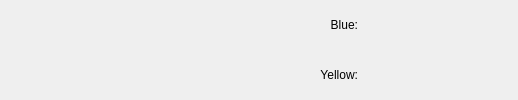
       <widget class="QWidget" name="refShortcuts" native="true">
        <layout class="QHBoxLayout" name="horizontalLayout_3">
         <property name="spacing">
          <number>0</number>
         </property>
         <property name="leftMargin">
          <number>0</number>
         </property>
         <property name="topMargin">
          <number>0</number>
         </property>
         <property name="rightMargin">
          <number>0</number>
         </property>
         <property name="bottomMargin">
          <number>0</number>
         </property>
         <item>
          <spacer name="horizontalSpacer_15">
           <property name="orientation">
            <enum>Qt::Horizontal</enum>
           </property>
           <property name="sizeHint" stdset="0">
            <size>
             <width>40</width>
             <height>20</height>
            </size>
           </property>
          </spacer>
         </item>
         <item>
          <widget class="QPushButton" name="fastHalt">
           <property name="maximumSize">
            <size>
             <width>30</width>
             <height>30</height>
            </size>
           </property>
           <property name="toolTip">
            <string>Halt</string>
           </property>
           <property name="icon">
            <iconset resource="main_icons.qrc">
             <normaloff>:/icons/halt.svg</normaloff>:/icons/halt.svg</iconset>
           </property>
           <property name="iconSize">
            <size>
             <width>24</width>
             <height>24</height>
            </size>
           </property>
           <property name="shortcut">
            <string>H</string>
           </property>
           <property name="flat">
            <bool>true</bool>
           </property>
          </widget>
         </item>
         <item>
          <spacer name="horizontalSpacer_10">
           <property name="orientation">
            <enum>Qt::Horizontal</enum>
           </property>
           <property name="sizeHint" stdset="0">
            <size>
             <width>40</width>
             <height>20</height>
            </size>
           </property>
          </spacer>
         </item>
         <item>
          <widget class="QPushButton" name="fastStop">
           <property name="maximumSize">
            <size>
             <width>30</width>
             <height>30</height>
            </size>
           </property>
           <property name="toolTip">
            <string>Stop</string>
           </property>
           <property name="icon">
            <iconset resource="main_icons.qrc">
             <normaloff>:/icons/stop.svg</normaloff>:/icons/stop.svg</iconset>
           </property>
           <property name="iconSize">
            <size>
             <width>24</width>
             <height>24</height>
            </size>
           </property>
           <property name="shortcut">
            <string>S</string>
           </property>
           <property name="flat">
            <bool>true</bool>
           </property>
          </widget>
         </item>
         <item>
          <spacer name="horizontalSpacer_11">
           <property name="orientation">
            <enum>Qt::Horizontal</enum>
           </property>
           <property name="sizeHint" stdset="0">
            <size>
             <width>40</width>
             <height>20</height>
            </size>
           </property>
          </spacer>
         </item>
         <item>
          <widget class="QPushButton" name="fastReady">
           <property name="maximumSize">
            <size>
             <width>30</width>
             <height>30</height>
            </size>
           </property>
           <property name="toolTip">
            <string>Ready</string>
           </property>
           <property name="icon">
            <iconset resource="main_icons.qrc">
             <normaloff>:/icons/ready.svg</normaloff>:/icons/ready.svg</iconset>
           </property>
           <property name="iconSize">
            <size>
             <width>24</width>
             <height>24</height>
            </size>
           </property>
           <property name="flat">
            <bool>true</bool>
           </property>
          </widget>
         </item>
         <item>
          <spacer name="horizontalSpacer_12">
           <property name="orientation">
            <enum>Qt::Horizontal</enum>
           </property>
           <property name="sizeHint" stdset="0">
            <size>
             <width>40</width>
             <height>20</height>
            </size>
           </property>
          </spacer>
         </item>
         <item>
          <widget class="QPushButton" name="fastForceStart">
           <property name="maximumSize">
            <size>
             <width>30</width>
             <height>30</height>
            </size>
           </property>
           <property name="toolTip">
            <string>Force Start</string>
           </property>
           <property name="icon">
            <iconset resource="main_icons.qrc">
             <normaloff>:/icons/force_start.svg</normaloff>:/icons/force_start.svg</iconset>
           </property>
           <property name="iconSize">
            <size>
             <width>24</width>
             <height>24</height>
            </size>
           </property>
           <property name="shortcut">
            <string>P</string>
           </property>
           <property name="flat">
            <bool>true</bool>
           </property>
          </widget>
         </item>
         <item>
          <spacer name="horizontalSpacer_19">
           <property name="orientation">
            <enum>Qt::Horizontal</enum>
           </property>
           <property name="sizeHint" stdset="0">
            <size>
             <width>40</width>
             <height>20</height>
            </size>
           </property>
          </spacer>
         </item>
         <item>
          <layout class="QVBoxLayout" name="Color_Labels">
           <item>
            <widget class="QLabel" name="Blue">
             <property name="text">
              <string>Blue:</string>
             </property>
             <property name="alignment">
              <set>Qt::AlignRight|Qt::AlignTrailing|Qt::AlignVCenter</set>
             </property>
            </widget>
           </item>
           <item>
            <widget class="QLabel" name="Yellow">
             <property name="text">
              <string>Yellow:</string>
             </property>
             <property name="alignment">
              <set>Qt::AlignRight|Qt::AlignTrailing|Qt::AlignVCenter</set>
             </property>
            </widget>
           </item>
          </layout>
         </item>
         <item>
          <spacer name="horizontalSpacer_13">
           <property name="orientation">
            <enum>Qt::Horizontal</enum>
           </property>
           <property name="sizeHint" stdset="0">
            <size>
             <width>40</width>
             <height>20</height>
            </size>
           </property>
          </spacer>
         </item>
         <item>
          <layout class="QVBoxLayout" name="Penalties">
           <item>
            <widget class="QPushButton" name="fastPenaltyBlue">
             <property name="icon">
              <iconset resource="main_icons.qrc">
               <normaloff>:/icons/penalty_blue.svg</normaloff>:/icons/penalty_blue.svg</iconset>
             </property>
             <property name="iconSize">
              <size>
               <width>24</width>
               <height>24</height>
              </size>
             </property>
             <property name="flat">
              <bool>true</bool>
             </property>
            </widget>
           </item>
           <item>
            <widget class="QPushButton" name="fastPenaltyYellow">
             <property name="text">
              <string/>
             </property>
             <property name="icon">
              <iconset resource="main_icons.qrc">
               <normaloff>:/icons/penalty_yellow.svg</normaloff>:/icons/penalty_yellow.svg</iconset>
             </property>
             <property name="iconSize">
              <size>
               <width>24</width>
               <height>24</height>
              </size>
             </property>
             <property name="flat">
              <bool>true</bool>
             </property>
            </widget>
           </item>
          </layout>
         </item>
         <item>
          <layout class="QVBoxLayout" name="Kickoffs">
           <item>
            <widget class="QPushButton" name="fastKickoffBlue">
             <property name="toolTip">
              <string>Kickoff Blue</string>
             </property>
             <property name="text">
              <string/>
             </property>
             <property name="icon">
              <iconset resource="main_icons.qrc">
               <normaloff>:/icons/kickoff_blue.svg</normaloff>:/icons/kickoff_blue.svg</iconset>
             </property>
             <property name="iconSize">
              <size>
               <width>24</width>
               <height>24</height>
              </size>
             </property>
             <property name="flat">
              <bool>true</bool>
             </property>
            </widget>
           </item>
           <item>
            <widget class="QPushButton" name="fastKickoffYellow">
             <property name="toolTip">
              <string>Kickoff Yellow</string>
             </property>
             <property name="text">
              <string/>
             </property>
             <property name="icon">
              <iconset resource="main_icons.qrc">
               <normaloff>:/icons/kickoff_yellow.svg</normaloff>:/icons/kickoff_yellow.svg</iconset>
             </property>
             <property name="iconSize">
              <size>
               <width>24</width>
               <height>24</height>
              </size>
             </property>
             <property name="flat">
              <bool>true</bool>
             </property>
            </widget>
           </item>
          </layout>
         </item>
         <item>
          <layout class="QVBoxLayout" name="Frees">
           <item>
            <widget class="QPushButton" name="fastBlue">
             <property name="toolTip">
              <string>Free Blue</string>
             </property>
             <property name="text">
              <string/>
             </property>
             <property name="icon">
              <iconset resource="main_icons.qrc">
               <normaloff>:/icons/direct_blue.svg</normaloff>:/icons/direct_blue.svg</iconset>
             </property>
             <property name="iconSize">
              <size>
               <width>24</width>
               <height>24</height>
              </size>
             </property>
             <property name="flat">
              <bool>true</bool>
             </property>
            </widget>
           </item>
           <item>
            <widget class="QPushButton" name="fastYellow">
             <property name="toolTip">
              <string>Free Yellow</string>
             </property>
             <property name="text">
              <string/>
             </property>
             <property name="icon">
              <iconset resource="main_icons.qrc">
               <normaloff>:/icons/direct_yellow.svg</normaloff>:/icons/direct_yellow.svg</iconset>
             </property>
             <property name="iconSize">
              <size>
               <width>24</width>
               <height>24</height>
              </size>
             </property>
             <property name="flat">
              <bool>true</bool>
             </property>
            </widget>
           </item>
          </layout>
         </item>
        </layout>
       </widget>
